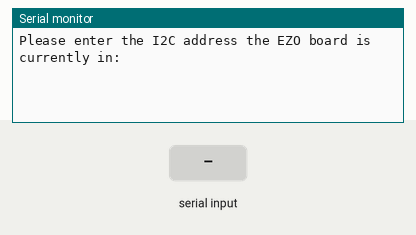
Recording of a sketch running on a simulated Arduino Uno, built with avr-gcc and run on an emulated ATmega328P. Shown: the last lines printed to the serial monitor. The test bench sets the inputs (shaded band).

Above: at 1.2 s.
1.3 s: "90,45\n" received over Serial
At 2.7 s:
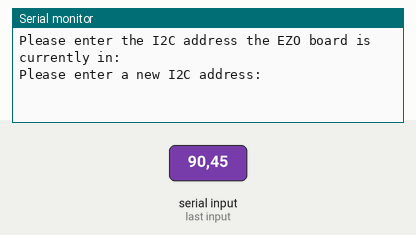
3.8 s: "30,150\n" received over Serial
At 6.0 s:
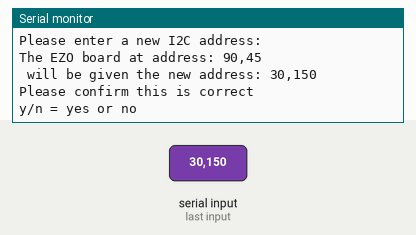
6.3 s: "5\n" received over Serial
At 8.7 s:
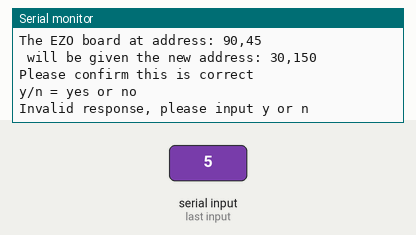

The sketch:

I2C_change_address.ino
```cpp
//Wiring for I2C communication:
/*  -SCL from feather to RX on EZO
 *  -SDA from feather to TX on EZO
 */

 #include <Wire.h>

 String getInput();
 bool getConfirmation();
 void changeAddress(String currentAddress, String newAddress);

 void setup(){
  Wire.begin();
  Serial.begin(9600);
  while(!Serial); // Wait for Serial window to opened by user
 }

 void loop(){
  bool hasConfirmation = false;
  String currentAddress;
  String newAddress;

  while(!hasConfirmation){
    Serial.println("Please enter the I2C address the EZO board is currently in: ");
    currentAddress = getInput();
    Serial.println("Please enter a new I2C address: ");
    newAddress = getInput();
    Serial.println("The EZO board at address: " + currentAddress + " will be given the new address: " + newAddress);
    Serial.println("Please confirm this is correct");
    hasConfirmation = getConfirmation();
  }
  delay(1000);
  changeAddress(currentAddress, newAddress);
  Serial.println("The EZO board at address: " + currentAddress + " has been changed to address: " + newAddress);
  delay(5000); // Delay to give user time to change boards if needed
 }

// Function Helpers--------------------------------------------------------
 String getInput(){
  bool hasInput = false;
  bool hasConfirmation = false;
  String input;
  while(!hasInput){
    input = Serial.readString();
    if(input.length() > 0){hasInput = true;}
  }
  return input;
}

bool getConfirmation(){
  String input;
  Serial.println("y/n = yes or no");
  while(true){
    input = getInput();
    input.toLowerCase();
    input.trim();
    if(input == String('y')){ return true; }
    else if (input == String('n')){return false;}
    Serial.println("Invalid response, please input y or n");
  }
}

void changeAddress(String currentAddress, String newAddress){
  String command;
  command.reserve(String("I2C,").length() + String(newAddress).length());
  command += "I2C,";
  command += newAddress;
  Wire.beginTransmission((int)currentAddress.toInt());
  Wire.write(command.c_str());
  Wire.endTransmission();
}
```

Measured:
- after the input at 1.3 s, the serial monitor: prints a new line after 1.0 s (image 1)
- after the input at 3.8 s, the serial monitor: prints a new line after 1.0 s (image 2)
- after the input at 6.3 s, the serial monitor: prints a new line after 1.0 s (image 3)
